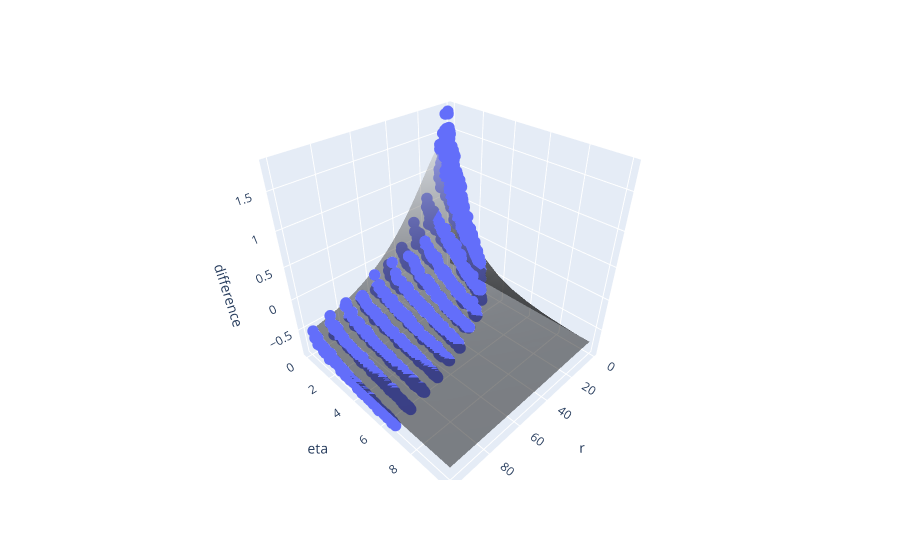

The notebook cell saved with this chart:
### Markdown cell above
The data suggest that the fitting surface must have a peak at very low $r$. This is consistent with the fact that $\left< |CK| \right> - \log_2(r)$ must be zero at $r=1$. I've modiModify the exponential fitting function to account for that (model 3).

### Code cell
# Model 3

fig = px.scatter_3d(df, x='r', y='eta', z='difference')
fig.update_layout(scene=dict(aspectmode='cube'))

surface_trace = go.Surface(z=z_exp_mod, x=x, y=y, showscale=False, opacity=0.5, colorscale='gray')
fig.update_traces(marker={'size': 4}) 

# Add the surface plot trace to the existing figure
fig.add_trace(surface_trace)
fig.show()

### Figure 1 — Plotly figure (JSON) as saved in the notebook; plotly's stock layout.template omitted (floating-point values rounded to 4 significant figures; data arrays with more than 128 entries replaced by an {"elided": "..."} marker saying what was removed)
{"data": [{"hovertemplate": "r=%{x}<br>eta=%{y}<br>difference=%{z}<extra></extra>", "legendgroup": "", "marker": {"color": "#636efa", "size": 4, "symbol": "circle"}, "mode": "markers", "name": "", "scene": "scene", "showlegend": false, "type": "scatter3d", "x": {"elided": "1800 int values"}, "y": {"elided": "1800 float values"}, "z": {"elided": "1800 float values"}}, {"colorscale": [[0, "rgb(0, 0, 0)"], [0.09091, "rgb(16, 16, 16)"], [0.1818, "rgb(38, 38, 38)"], [0.2727, "rgb(59, 59, 59)"], [0.3636, "rgb(81, 80, 80)"], [0.4545, "rgb(102, 101, 101)"], [0.5455, "rgb(124, 123, 122)"], [0.6364, "rgb(146, 146, 145)"], [0.7273, "rgb(171, 171, 170)"], [0.8182, "rgb(197, 197, 195)"], [0.9091, "rgb(224, 224, 223)"], [1, "rgb(254, 254, 253)"]], "opacity": 0.5, "showscale": false, "type": "surface", "x": {"elided": "11x101 int values"}, "y": {"elided": "11x101 int values"}, "z": {"elided": "11x101 float values"}}], "layout": {"legend": {"tracegroupgap": 0}, "margin": {"t": 60}, "scene": {"aspectmode": "cube", "domain": {"x": [0, 1], "y": [0, 1]}, "xaxis": {"title": {"text": "r"}}, "yaxis": {"title": {"text": "eta"}}, "zaxis": {"title": {"text": "difference"}}}}}
